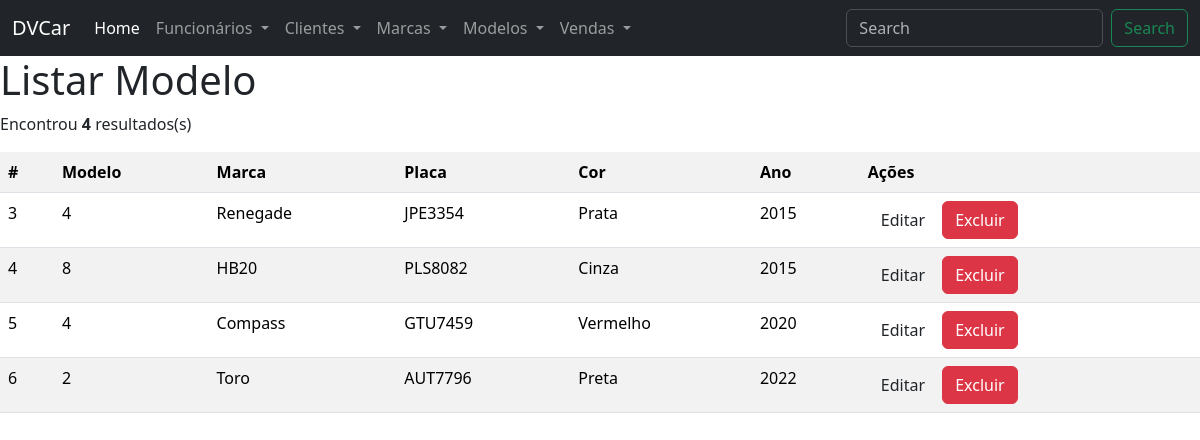
The app's page /projeto/index.php?page=listar-modelo.php with its own data.
### tables this page shows
CREATE TABLE `modelo` (
  `id_modelo` int(11) NOT NULL,
  `nome_modelo` varchar(45) NOT NULL,
  `placa_modelo` char(7) DEFAULT NULL,
  `cor_modelo` varchar(20) DEFAULT NULL,
  `ano_modelo` year(4) DEFAULT NULL,
  `marca_id_marca` int(11) NOT NULL
);

### projeto/listar-modelo.php (the view)
<h1>Listar Modelo</h1>
<?php
include("config.php");
    $sql = "SELECT * FROM modelo AS mo
            INNER JOIN marca AS ma
            ON mo.marca_id_marca = ma.id_marca";
    $res = $conn->query($sql);
    $qtd = $res->num_rows;
    if($qtd > 0){
        print"<p>Encontrou <b>$qtd</b> resultados(s)</p>";
        print"<table class='table table-boarder table-striped table-hover'>";
            print"<tr>";
            print "<th>#</th>";
            print "<th>Modelo</th>";
            print "<th>Marca</th>";
            print "<th>Placa</th>";
            print "<th>Cor</th>";
            print "<th>Ano</th>";
            print "<th>Ações</th>";
            print"</tr>";
            while($row = $res->fetch_object()){
            print "<tr>";
            print "<td>".$row->id_modelo."</td>";
            print "<td>".$row->marca_id_marca."</td>";
            print "<td>".$row->nome_modelo."</td>";
            print "<td>".$row->placa_modelo."</td>";
            print "<td>".$row->cor_modelo."</td>";
            print "<td>".$row->ano_modelo."</td>";
            print "<td>
                        <button onclick=\"location.href='?page=editar-modelo.php&id_modelo=".$row->id_modelo."';\" class='btn btn-primery'>Editar</button>
                        <button onclick=\"if(confirm('Tem certeza que deseja excluir?')){location.href='?page=salvar-modelo.php&acao=excluir&id_modelo=".$row->id_modelo."';}else{false;}\" class='btn btn-danger'>Excluir</button>
                  </td>";
            print "</tr>";
        }
        print"</table>";
    }else{
        print "Não encontrou resultados!";
    }

### projeto/index.php (shortened to what this page needs)
<!DOCTYPE html>
<html lang="pt-br">
<head>
    <link rel="stylesheet" type="text/css" href="css/bootstrap.min.css">
</head>
<body>
    <nav class="navbar navbar-expand-lg bg-dark" data-bs-theme="dark">
  <div class="container-fluid">
    <a class="navbar-brand" href="#">DVCar</a>
    <div class="collapse navbar-collapse" id="navbarSupportedContent">
      <ul class="navbar-nav me-auto mb-2 mb-lg-0">
        <li class="nav-item">
          <a class="nav-link active" aria-current="page" index.php="#">Home</a>
        </li>
        <li class="nav-item dropdown">
          <a class="nav-link dropdown-toggle" href="#" role="button" data-bs-toggle="dropdown" aria-expanded="false">
            Funcionários
          </a>
        </li>
        <li class="nav-item dropdown">
          <a class="nav-link dropdown-toggle" href="#" role="button" data-bs-toggle="dropdown" aria-expanded="false">
            Clientes
          </a>
        </li>
        <li class="nav-item dropdown">
          <a class="nav-link dropdown-toggle" href="#" role="button" data-bs-toggle="dropdown" aria-expanded="false">
            Marcas
          </a>
        </li>
        <li class="nav-item dropdown">
          <a class="nav-link dropdown-toggle" href="#" role="button" data-bs-toggle="dropdown" aria-expanded="false">
            Modelos
          </a>
        </li>
        <li class="nav-item dropdown">
          <a class="nav-link dropdown-toggle" href="#" role="button" data-bs-toggle="dropdown" aria-expanded="false">
            Vendas
          </a>
        </li>
      </ul>
      <form class="d-flex" role="search">
        <input class="form-control me-2" type="search" placeholder="Search" aria-label="Search"/>
        <button class="btn btn-outline-success" type="submit">Search</button>
      </form>
    </div>
  </div>
</nav>
    <div class="container-mt-3">
        <div class="row">
            <div class="col">
                <?php
                    switch (@$_REQUEST['page']){
                        case 'listar-modelo.php':
                            include('listar-modelo.php');
                            break;
                    }
                ?>
            </div>
        </div>
    </div>
</body>
</html>

### records on screen
modelo: id_modelo "3", marca_id_marca "4", nome_modelo "Renegade", placa_modelo "JPE3354", cor_modelo "Prata", ano_modelo "2015"
modelo: id_modelo "4", marca_id_marca "8", nome_modelo "HB20", placa_modelo "PLS8082", cor_modelo "Cinza", ano_modelo "2015"
modelo: id_modelo "5", marca_id_marca "4", nome_modelo "Compass", placa_modelo "GTU7459", cor_modelo "Vermelho", ano_modelo "2020"
modelo: id_modelo "6", marca_id_marca "2", nome_modelo "Toro", placa_modelo "AUT7796", cor_modelo "Preta", ano_modelo "2022"

### other values on screen
$qtd "4"
